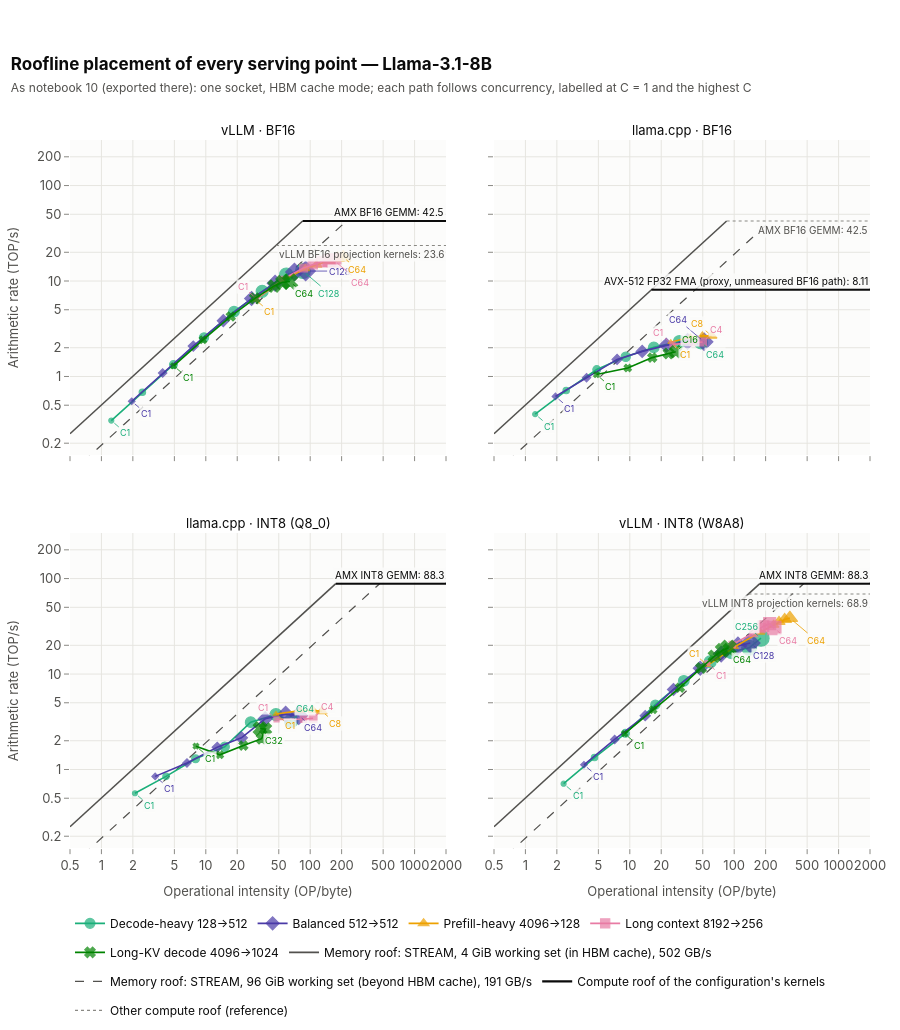

Source (notebook cell):
### Code cell
confs = [c for c in registry.configuration_order() if c in set(rl8["configuration_id"])]
def roof_label(k, cid=None):
    lab = compute_roofs.loc[k, "label"] + (" (derived)" if str(compute_roofs.loc[k, "basis"]).startswith("derived") else "")
    return lab + (" (proxy, unmeasured BF16 path)" if cid in roofline.PROXY_CEILINGS and k == roofline.KERNEL_CEILING[cid] else "")
own_roofs = {c: [(compute_roofs.loc[roofline.KERNEL_CEILING[c], "tops"], roof_label(roofline.KERNEL_CEILING[c], c), True)]
                + [(compute_roofs.loc[k, "tops"], roof_label(k), False) for k in roofline.CONTEXT_CEILINGS[c]] for c in confs}
fig = plots.roofline_grid(rl8, facet="configuration_id", facets=confs, cols=2, trace_key="workload", roofs=own_roofs,
                          memory=mem_roofs, title=f"Roofline placement of every serving point — {registry.model_label(MODEL)}",
                          subtitle="As notebook 10 (exported there): one socket, HBM cache mode; each path follows concurrency, "
                                   "labelled at C = 1 and the highest C")
fig.show()
